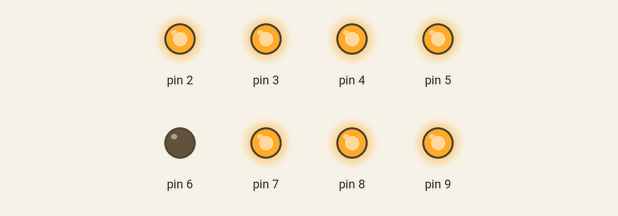
Recording of a program running on a simulated Arduino Uno, built with avr-gcc and run on an emulated ATmega328P. On the bench: output pins drawn as LEDs (lit = HIGH).

Above: at 0.1 s.
Timing chart, 0 to 1.6 s (numbered marks = the images above):
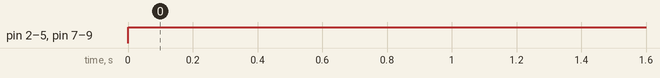

The program:

main.cpp
```cpp
#include <Arduino.h>
void sevenseg(int a,int b,int c,int d,int e,int f,int g,int D)
{
  digitalWrite(2, a);
  digitalWrite(3, b);
  digitalWrite(4, c);
  digitalWrite(5, d);
  digitalWrite(6, e);
  digitalWrite(7, f);
  digitalWrite(8, g);
  digitalWrite(9, D);
}
void setup()
{
    pinMode(2, OUTPUT);
    pinMode(3, OUTPUT);
    pinMode(4, OUTPUT);
    pinMode(5, OUTPUT);
    pinMode(6, OUTPUT);
    pinMode(7, OUTPUT);
    pinMode(8, OUTPUT);
    pinMode(9, OUTPUT); /*Dot*/
    pinMode(10, INPUT);
    pinMode(11, INPUT);
    pinMode(12, INPUT);
}
void loop()
{
byte k=101;
int x= int(k);

switch (x)
{
case 000:sevenseg(1,1,1,1,1,1,1,0);break;
case 001:sevenseg(0,1,1,1,1,1,1,1);break;
case 010:sevenseg(1,0,1,1,1,1,1,1);break;
case 011:sevenseg(1,1,0,1,1,1,1,1);break;
case 100:sevenseg(1,1,1,0,1,1,1,1);break;
case 101:sevenseg(1,1,1,1,0,1,1,1);break;
case 110:sevenseg(1,1,1,1,1,0,1,1);break;
case 111:sevenseg(1,1,1,1,1,1,0,1);break;
default: sevenseg(1,1,1,1,1,1,1,1); break;
}

}
```

Measured:
- by itself, pin 2–5, pin 7–9: LOW → HIGH at 0.00 s
